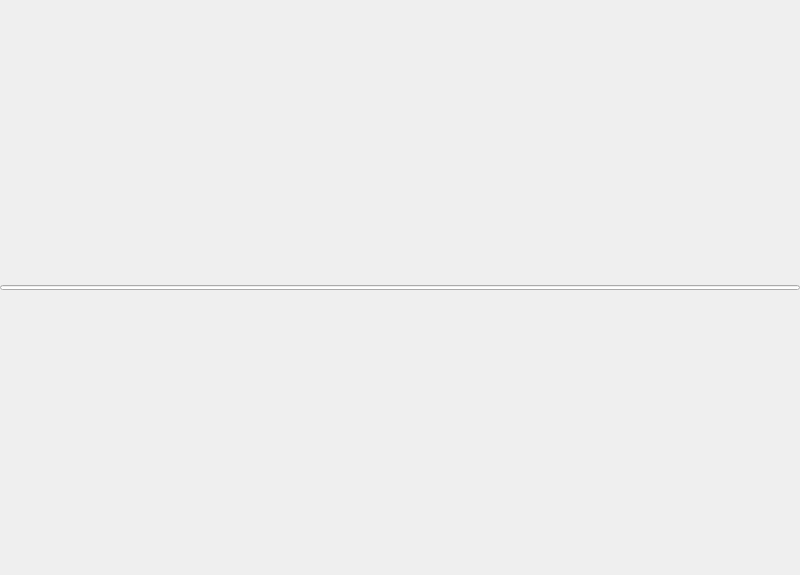
<?xml version="1.0" encoding="UTF-8"?>
<ui version="4.0">
 <class>WebView</class>
 <widget class="QWidget" name="WebView">
  <property name="geometry">
   <rect>
    <x>0</x>
    <y>0</y>
    <width>800</width>
    <height>575</height>
   </rect>
  </property>
  <property name="sizePolicy">
   <sizepolicy hsizetype="Minimum" vsizetype="MinimumExpanding">
    <horstretch>0</horstretch>
    <verstretch>0</verstretch>
   </sizepolicy>
  </property>
  <property name="minimumSize">
   <size>
    <width>800</width>
    <height>575</height>
   </size>
  </property>
  <property name="windowTitle">
   <string notr="true">Form</string>
  </property>
  <layout class="QGridLayout" name="gridLayout">
   <property name="leftMargin">
    <number>0</number>
   </property>
   <property name="topMargin">
    <number>0</number>
   </property>
   <property name="rightMargin">
    <number>0</number>
   </property>
   <property name="bottomMargin">
    <number>0</number>
   </property>
   <item row="1" column="0">
    <layout class="QVBoxLayout" name="verticalLayout">
     <property name="spacing">
      <number>0</number>
     </property>
     <item>
      <widget class="QProgressBar" name="progressBar">
       <property name="maximumSize">
        <size>
         <width>16777215</width>
         <height>5</height>
        </size>
       </property>
       <property name="styleSheet">
        <string notr="true">QProgressBar::chunk {
    background-color: rgba(0, 130, 201, 255);
}</string>
       </property>
       <property name="value">
        <number>0</number>
       </property>
       <property name="textVisible">
        <bool>false</bool>
       </property>
      </widget>
     </item>
     <item>
      <layout class="QHBoxLayout" name="resultLayout">
       <property name="spacing">
        <number>0</number>
       </property>
      </layout>
     </item>
    </layout>
   </item>
  </layout>
 </widget>
 <resources/>
 <connections/>
</ui>
